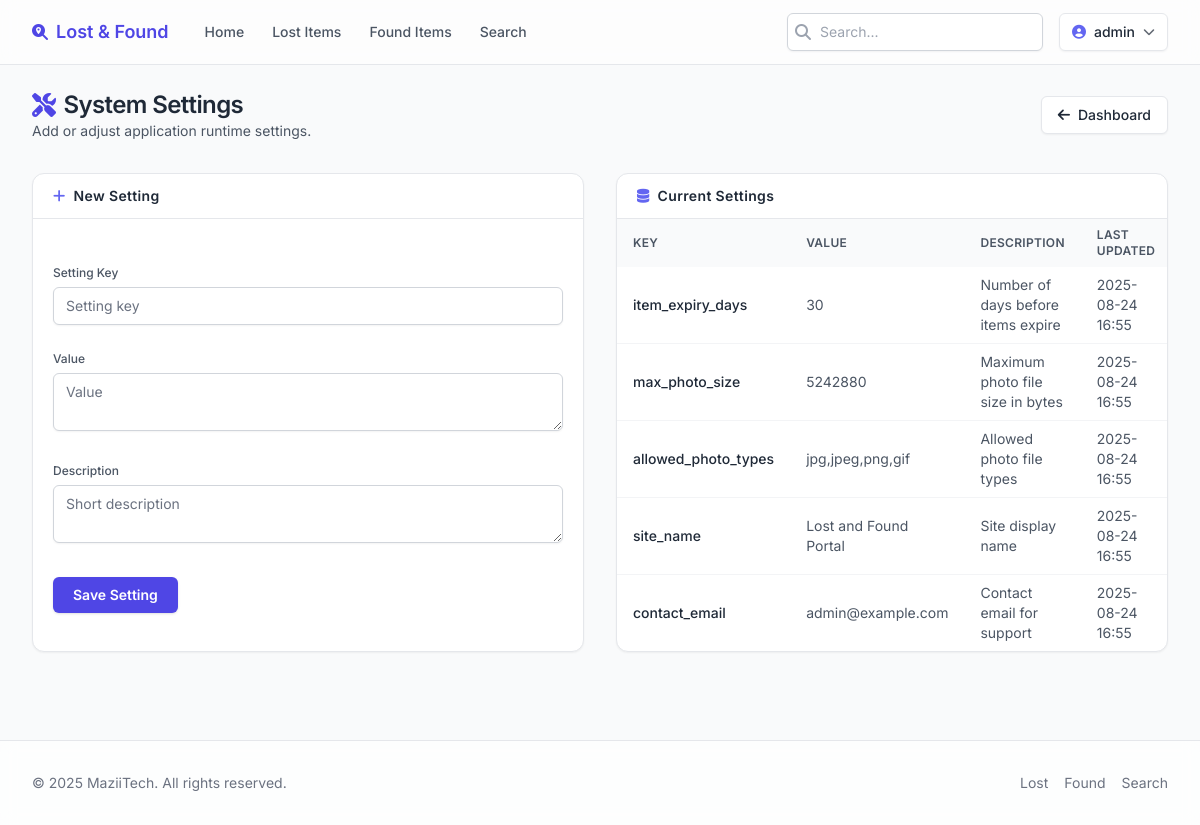
The app's page /admin/settings (signed in) with its own data.
### models.py (models this page shows, shortened)
class User(UserMixin, db.Model):
    __tablename__ = 'users'
    id = db.Column(db.Integer, primary_key=True)
    username = db.Column(db.String(80), unique=True, nullable=False)
    email = db.Column(db.String(120), unique=True, nullable=False)
    password_hash = db.Column(db.String(255), nullable=False)
    role = db.Column(db.String(20), default='student')  # 'student' or 'admin'
    is_verified = db.Column(db.Boolean, default=False)
    is_banned = db.Column(db.Boolean, default=False)
    created_at = db.Column(db.DateTime, default=db.func.current_timestamp())
    last_login = db.Column(db.DateTime, nullable=True)

class SystemSetting(db.Model):
    __tablename__ = 'system_settings'
    id = db.Column(db.Integer, primary_key=True)
    key = db.Column(db.String(100), unique=True, nullable=False)
    value = db.Column(db.Text, nullable=False)
    description = db.Column(db.Text, nullable=True)
    updated_at = db.Column(db.DateTime, default=datetime.utcnow, onupdate=datetime.utcnow)

### app.py (the view, shortened to what this page needs)
@app.route('/admin/settings')
@login_required
@admin_required
def admin_settings():
    settings = SystemSetting.query.all()
    form = SystemSettingForm()
    return render_template('admin_settings.html',
                         title='System Settings',
                         settings=settings,
                         form=form)

### forms.py
class SystemSettingForm(FlaskForm):
    key = StringField('Setting Key', validators=[DataRequired(), Length(max=100)])
    value = TextAreaField('Value', validators=[DataRequired()])
    description = TextAreaField('Description', validators=[DataRequired(), Length(max=200)])
    submit = SubmitField('Save Setting')

### __init__.py (called while the page is built)
def create_app():
    app = Flask(__name__)
    app.config.from_object(Config)
    db.init_app(app)
    login_manager.init_app(app)
    login_manager.login_view = 'login'
    login_manager.login_message = 'Please log in to access this page.'
    @login_manager.user_loader
    def load_user(user_id):
        from models import User
        return User.query.get(int(user_id))
    with app.app_context():
        import models
        db.create_all()
        from models import User
        admin_user = User.query.filter_by(username='admin').first()
        if not admin_user:
            admin_user = User(username='admin', email='admin@example.com', role='admin')
            admin_user.set_password('admin123')
            db.session.add(admin_user)
            db.session.commit()
    return app

### app.py (called while the page is built)
def admin_required(f):
    from functools import wraps
    @wraps(f)
    def decorated_function(*args, **kwargs):
        if not current_user.is_authenticated or current_user.role != 'admin':
            flash('You need admin privileges to access this page.', 'error')
            return redirect(url_for('login'))
        return f(*args, **kwargs)
    return decorated_function

### templates/admin_settings.html (shortened to what this page needs)
{% extends "base.html" %}
{% block content %}
<div class="space-y-8">
    <div class="flex flex-col gap-3 md:flex-row md:items-center md:justify-between">
        <div>
            <h1 class="text-2xl font-semibold tracking-tight flex items-center gap-2"><i class="fas fa-tools text-primary-600"></i><span>System Settings</span></h1>
            <p class="text-sm text-gray-600">Add or adjust application runtime settings.</p>
        </div>
        <a href="{{ url_for('admin_dashboard') }}" class="inline-flex items-center gap-2 rounded-md border border-gray-200 bg-white px-4 py-2 text-sm font-medium shadow-sm hover:bg-gray-50"><i class="fas fa-arrow-left"></i>Dashboard</a>
    </div>
    <div class="grid gap-8 md:grid-cols-2">
        <div class="rounded-xl border border-gray-200 bg-white shadow-sm">
            <div class="border-b px-5 py-3"><h2 class="text-sm font-semibold tracking-wide flex items-center gap-2"><i class="fas fa-plus text-primary-500"></i>New Setting</h2></div>
            <form method="POST" action="{{ url_for('admin_settings') }}" class="p-5 space-y-5">{{ form.hidden_tag() }}
                <div class="space-y-1">{{ form.key.label(class_='text-xs font-medium text-gray-600') }}{{ form.key(class_='w-full rounded-md border-gray-300 text-sm shadow-sm focus:border-primary-500 focus:ring-primary-500', placeholder='Setting key') }}{% if form.key.errors %}<p class="text-xs text-red-600">{{ form.key.errors[0] }}</p>{% endif %}</div>
                <div class="space-y-1">{{ form.value.label(class_='text-xs font-medium text-gray-600') }}{{ form.value(class_='w-full rounded-md border-gray-300 text-sm shadow-sm focus:border-primary-500 focus:ring-primary-500', placeholder='Value') }}{% if form.value.errors %}<p class="text-xs text-red-600">{{ form.value.errors[0] }}</p>{% endif %}</div>
                <div class="space-y-1">{{ form.description.label(class_='text-xs font-medium text-gray-600') }}{{ form.description(class_='w-full rounded-md border-gray-300 text-sm shadow-sm focus:border-primary-500 focus:ring-primary-500', placeholder='Short description') }}{% if form.description.errors %}<p class="text-xs text-red-600">{{ form.description.errors[0] }}</p>{% endif %}</div>
                <div class="pt-2">{{ form.submit(class_='inline-flex items-center gap-2 rounded-md bg-primary-600 px-5 py-2 text-sm font-semibold text-white shadow hover:bg-primary-700') }}</div>
            </form>
        </div>
        <div class="rounded-xl border border-gray-200 bg-white shadow-sm overflow-hidden">
            <div class="flex items-center justify-between border-b px-5 py-3"><h2 class="text-sm font-semibold tracking-wide flex items-center gap-2"><i class="fas fa-database text-primary-500"></i>Current Settings</h2></div>
            <div class="overflow-x-auto">{% if settings %}<table class="min-w-full text-sm"><thead class="bg-gray-50 text-left text-xs uppercase tracking-wide text-gray-600"><tr><th class="px-4 py-2 font-semibold">Key</th><th class="px-4 py-2 font-semibold">Value</th><th class="px-4 py-2 font-semibold">Description</th><th class="px-4 py-2 font-semibold">Last Updated</th><th class="px-4 py-2 font-semibold">Actions</th></tr></thead><tbody class="divide-y divide-gray-100">{% for setting in settings %}<tr class="hover:bg-gray-50/70"><td class="px-4 py-2 font-medium text-gray-800">{{ setting.key }}</td><td class="px-4 py-2 text-gray-600">{{ setting.value }}</td><td class="px-4 py-2 text-gray-600">{{ setting.description or 'No description' }}</td><td class="px-4 py-2 text-gray-600">{{ setting.updated_at.strftime('%Y-%m-%d %H:%M') }}</td><td class="px-4 py-2"><a href="{{ url_for('admin_edit_setting', setting_id=setting.id) }}" class="inline-flex items-center rounded-md bg-indigo-600 px-3 py-1.5 text-xs font-semibold text-white shadow hover:bg-indigo-700">Edit</a></td></tr>{% endfor %}</tbody></table>{% else %}<p class="p-6 text-center text-sm text-gray-500">No settings found.</p>{% endif %}</div>
        </div>
    </div>
</div>
{% endblock %}

### templates/base.html (shortened to what this page needs)
<!DOCTYPE html>
<html lang="en" class="h-full">
<head>
    <script src="https://cdn.tailwindcss.com?plugins=forms,typography,aspect-ratio"></script>
    <link rel="stylesheet" href="https://cdnjs.cloudflare.com/ajax/libs/font-awesome/6.4.0/css/all.min.css" />
</head>
<body class="min-h-full bg-gray-50 text-gray-800 flex flex-col">
    <header class="sticky top-0 z-40 border-b bg-white/80 backdrop-blur supports-[backdrop-filter]:bg-white/60">
        <div class="max-w-7xl mx-auto px-4 sm:px-6 lg:px-8">
            <div class="flex h-16 items-center justify-between gap-4">
                <div class="flex items-center gap-6">
                    <a href="{{ url_for('index') }}" class="flex items-center gap-2 font-semibold text-primary-600 hover:text-primary-700">
                        <i class="fas fa-search-location"></i>
                        <span class="text-lg">Lost &amp; Found</span>
                    </a>
                    <nav class="hidden md:flex gap-1">
                        <a href="{{ url_for('index') }}" class="px-3 py-2 text-sm font-medium rounded-md {{ 'bg-primary-50 text-primary-700' if request.endpoint=='index' else 'text-gray-600 hover:text-gray-900 hover:bg-gray-100' }}">Home</a>
                        <a href="{{ url_for('browse_lost_items') }}" class="px-3 py-2 text-sm font-medium rounded-md {{ 'bg-primary-50 text-primary-700' if request.endpoint=='browse_lost_items' else 'text-gray-600 hover:text-gray-900 hover:bg-gray-100' }}">Lost Items</a>
                        <a href="{{ url_for('browse_found_items') }}" class="px-3 py-2 text-sm font-medium rounded-md {{ 'bg-primary-50 text-primary-700' if request.endpoint=='browse_found_items' else 'text-gray-600 hover:text-gray-900 hover:bg-gray-100' }}">Found Items</a>
                        <a href="{{ url_for('search_items') }}" class="px-3 py-2 text-sm font-medium rounded-md {{ 'bg-primary-50 text-primary-700' if request.endpoint=='search_items' else 'text-gray-600 hover:text-gray-900 hover:bg-gray-100' }}">Search</a>
                    </nav>
                </div>
                <div class="flex items-center gap-4">
                    <form action="{{ url_for('search_items') }}" method="get" class="hidden lg:block">
                        <label class="relative block">
                            <span class="absolute inset-y-0 left-0 flex items-center pl-2 text-gray-400"><i class="fas fa-search"></i></span>
                            <input name="query" placeholder="Search..." class="w-64 rounded-md border border-gray-300 bg-white py-2 pl-8 pr-3 text-sm placeholder-gray-400 shadow-sm focus:border-primary-500 focus:ring-2 focus:ring-primary-500/50" />
                        </label>
                    </form>
                    {% if current_user.is_authenticated %}
                        <div class="relative" id="user-menu-wrapper">
                            <button id="user-menu-button" type="button" class="flex items-center gap-2 rounded-md border border-gray-200 bg-white px-3 py-2 text-sm font-medium shadow-sm hover:bg-gray-50 focus:outline-none focus:ring-2 focus:ring-primary-500">
                                <i class="fas fa-user-circle text-primary-500"></i>
                                <span class="hidden sm:inline">{{ current_user.username }}</span>
                                <i class="fas fa-chevron-down text-xs opacity-70"></i>
                            </button>
                        </div>
                    {% else %}
                        <a href="{{ url_for('login') }}" class="rounded-md bg-primary-600 px-4 py-2 text-sm font-semibold text-white shadow hover:bg-primary-700 focus:outline-none focus:ring-2 focus:ring-primary-500">Login</a>
                    {% endif %}
                </div>
            </div>
        </div>
    </header>
    <main class="flex-1 w-full max-w-7xl mx-auto px-4 sm:px-6 lg:px-8 py-6">
        {% block content %}{% endblock %}
    </main>
    <footer class="mt-16 border-t bg-white/70 backdrop-blur">
        <div class="max-w-7xl mx-auto px-4 sm:px-6 lg:px-8 py-8">
            <div class="flex flex-col md:flex-row items-center justify-between gap-4 text-sm text-gray-500">
                <p>&copy; {{ current_year if current_year else '2025' }} MaziiTech. All rights reserved.</p>
                <div class="flex items-center gap-4">
                    <a href="{{ url_for('browse_lost_items') }}" class="hover:text-gray-800">Lost</a>
                    <a href="{{ url_for('browse_found_items') }}" class="hover:text-gray-800">Found</a>
                    <a href="{{ url_for('search_items') }}" class="hover:text-gray-800">Search</a>
                </div>
            </div>
        </div>
    </footer>
</body>
</html>

### templates/base.html (style rules this page uses)
body { font-family: 'Inter', ui-sans-serif, system-ui; }

### records on screen
User: username "admin"
SystemSetting: key "item_expiry_days", value "30", description "Number of days before items expire", updated_at "2025-08-24 16:55"
SystemSetting: key "max_photo_size", value "5242880", description "Maximum photo file size in bytes", updated_at "2025-08-24 16:55"
SystemSetting: key "allowed_photo_types", value "jpg,jpeg,png,gif", description "Allowed photo file types", updated_at "2025-08-24 16:55"
SystemSetting: key "site_name", value "Lost and Found Portal", description "Site display name", updated_at "2025-08-24 16:55"
SystemSetting: key "contact_email", value "admin@example.com", description "Contact email for support", updated_at "2025-08-24 16:55"

### other values on screen
{{ current_year if current_year else '2025' }} "2025"
